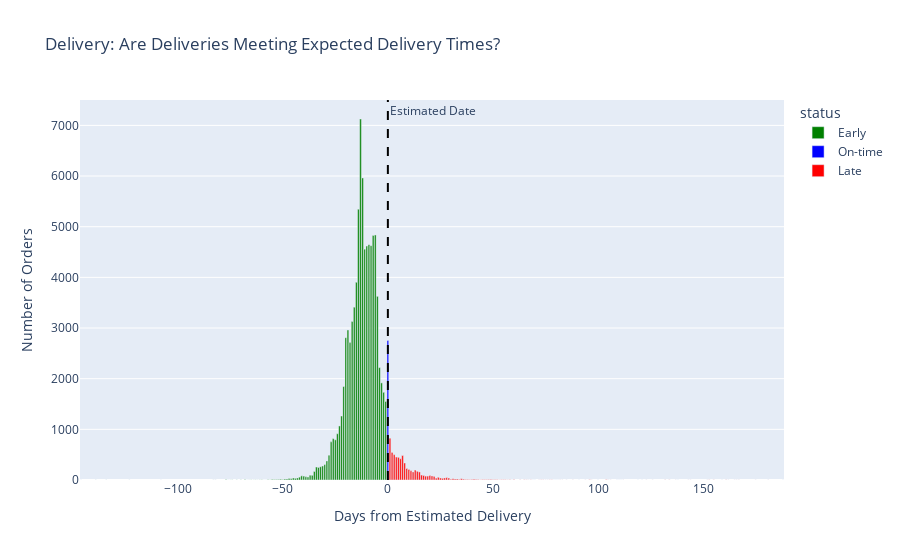

Source (notebook cell):
### Markdown cell above
#### Seems like people on the platform like to spend their time on other activities in the weekend. What we found on the daily order volume chart is verified.

### Code cell
# Delivery delay analysis
delivery_perf = client.query("""
    SELECT 
        DATE_DIFF(delivered_to_customer_at, estimated_delivery_at, DAY) as delivery_delay_days,
        COUNT(*) as num_orders
    FROM `jaffle-shop-483118.olist_dev.stg_olist__orders`
    WHERE order_status = 'delivered'
        AND delivered_to_customer_at IS NOT NULL
        AND estimated_delivery_at IS NOT NULL
    GROUP BY delivery_delay_days
    ORDER BY delivery_delay_days
""").to_dataframe()

# conditional formatting
delivery_perf['status'] = delivery_perf['delivery_delay_days'].apply(
    lambda x: 'Early' if x < 0 else 'Late' if x > 0 else 'On-time'
)

fig = px.bar(delivery_perf, 
             x='delivery_delay_days', 
             y='num_orders',
             color='status',
             color_discrete_map={'Early': 'green', 'On-time': 'blue', 'Late': 'red'},
             title='Delivery: Are Deliveries Meeting Expected Delivery Times?',
             labels={'delivery_delay_days': 'Days from Estimated Delivery',
                    'num_orders': 'Number of Orders'})
fig.add_vline(x=0, line_dash="dash", line_color="black", 
              annotation_text="Estimated Date")
fig.show()

### Figure 1 — Plotly figure (JSON) as saved in the notebook; plotly's stock layout.template omitted (floating-point values rounded to 4 significant figures)
{"data": [{"hovertemplate": "status=Early<br>Days from Estimated Delivery=%{x}<br>Number of Orders=%{y}<extra></extra>", "legendgroup": "Early", "marker": {"color": "green", "pattern": {"shape": ""}}, "name": "Early", "orientation": "v", "showlegend": true, "textposition": "auto", "type": "bar", "x": [-146, -139, -134, -123, -108, -83, -82, -77, -76, -75, -74, -72, -70, -68, -67, -66, -65, -64, -63, -62, -61, -60, -59, -58, -57, -56, -55, -54, -53, -52, -51, -50, -49, -48, -47, -46, -45, -44, -43, -42, -41, -40, -39, -38, -37, -36, -35, -34, -33, -32, -31, -30, -29, -28, -27, -26, -25, -24, -23, -22, -21, -20, -19, -18, -17, -16, -15, -14, -13, -12, -11, -10, -9, -8, -7, -6, -5, -4, -3, -2, -1], "xaxis": "x", "y": [1, 1, 1, 1, 1, 1, 1, 3, 1, 1, 2, 2, 2, 3, 1, 1, 2, 1, 2, 1, 2, 3, 2, 1, 6, 2, 11, 7, 8, 10, 15, 8, 19, 22, 31, 26, 39, 33, 40, 56, 82, 77, 64, 58, 96, 92, 168, 256, 247, 261, 277, 304, 377, 491, 753, 816, 793, 913, 1067, 1263, 1845, 2810, 2960, 2712, 3128, 3411, 3903, 5345, 7126, 5963, 4556, 4619, 4646, 4626, 4828, 4837, 3625, 2219, 1917, 1731, 1550], "yaxis": "y"}, {"hovertemplate": "status=On-time<br>Days from Estimated Delivery=%{x}<br>Number of Orders=%{y}<extra></extra>", "legendgroup": "On-time", "marker": {"color": "blue", "pattern": {"shape": ""}}, "name": "On-time", "orientation": "v", "showlegend": true, "textposition": "auto", "type": "bar", "x": [0], "xaxis": "x", "y": [2754], "yaxis": "y"}, {"hovertemplate": "status=Late<br>Days from Estimated Delivery=%{x}<br>Number of Orders=%{y}<extra></extra>", "legendgroup": "Late", "marker": {"color": "red", "pattern": {"shape": ""}}, "name": "Late", "orientation": "v", "showlegend": true, "textposition": "auto", "type": "bar", "x": [1, 2, 3, 4, 5, 6, 7, 8, 9, 10, 11, 12, 13, 14, 15, 16, 17, 18, 19, 20, 21, 22, 23, 24, 25, 26, 27, 28, 29, 30, 31, 32, 33, 34, 35, 36, 37, 38, 39, 40, 41, 42, 43, 44, 45, 46, 47, 48, 49, 50, 51, 52, 53, 54, 55, 56, 57, 58, 59, 60, 63, 65, 66, 67, 68, 69, 70, 72, 73, 74, 75, 76, 77, 78, 79, 80, 81, 82, 83, 85, 88, 91, 94, 96, 97, 100, 104, 105, 106, 109, 110, 111, 112, 119, 121, 123, 126, 132, 134, 137, 138, 143, 144, 152, 153, 155, 159, 161, 162, 165, 166, 167, 175, 181, 188], "xaxis": "x", "y": [825, 545, 500, 453, 447, 419, 483, 336, 227, 207, 181, 160, 196, 171, 159, 98, 89, 77, 77, 89, 80, 67, 37, 53, 39, 33, 40, 47, 39, 15, 26, 18, 20, 11, 25, 16, 9, 10, 6, 10, 14, 10, 8, 3, 7, 6, 6, 8, 11, 7, 5, 4, 2, 4, 4, 4, 2, 4, 1, 5, 2, 3, 2, 1, 2, 1, 2, 1, 2, 2, 1, 1, 2, 2, 1, 1, 2, 1, 1, 1, 1, 1, 1, 4, 1, 1, 5, 1, 1, 2, 1, 1, 1, 1, 1, 1, 1, 2, 2, 1, 1, 1, 1, 1, 2, 2, 1, 2, 1, 1, 1, 1, 1, 1, 1], "yaxis": "y"}], "layout": {"annotations": [{"showarrow": false, "text": "Estimated Date", "x": 0, "xanchor": "left", "xref": "x", "y": 1, "yanchor": "top", "yref": "y domain"}], "barmode": "relative", "legend": {"title": {"text": "status"}, "tracegroupgap": 0}, "shapes": [{"line": {"color": "black", "dash": "dash"}, "type": "line", "x0": 0, "x1": 0, "xref": "x", "y0": 0, "y1": 1, "yref": "y domain"}], "title": {"text": "Delivery: Are Deliveries Meeting Expected Delivery Times?"}, "xaxis": {"anchor": "y", "domain": [0, 1], "title": {"text": "Days from Estimated Delivery"}}, "yaxis": {"anchor": "x", "domain": [0, 1], "title": {"text": "Number of Orders"}}}}
